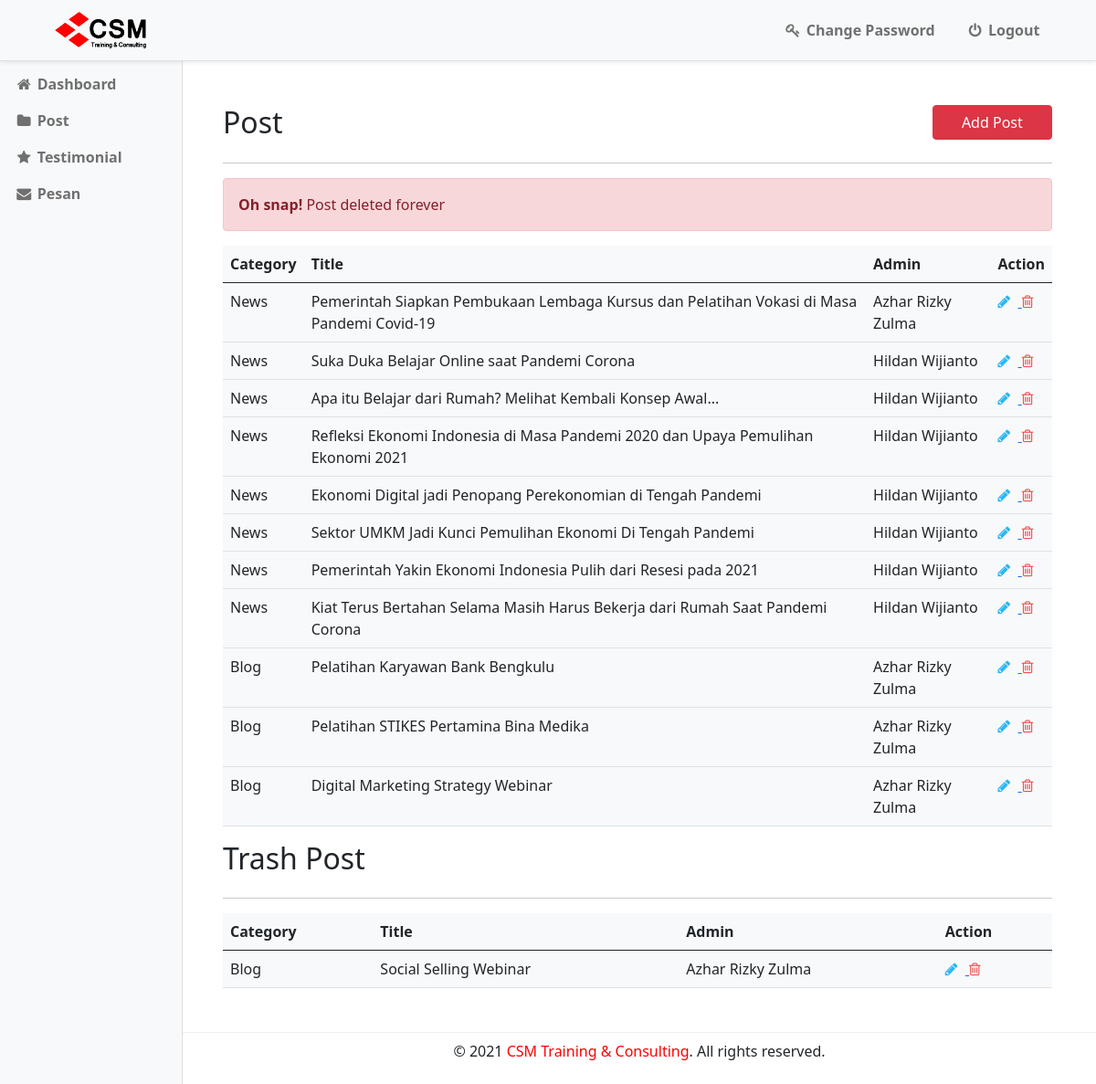
Screenshot of /admin/post?presid=23&&action=perdel (signed in) with the database file from the repository.
### tables this page shows
CREATE TABLE `post` (
  `id` int(11) NOT NULL,
  `admin` varchar(255) NOT NULL,
  `category` varchar(255) NOT NULL,
  `title` longtext NOT NULL,
  `description` longtext NOT NULL,
  `PostingDate` timestamp NOT NULL DEFAULT current_timestamp(),
  `UpdateDate` timestamp NULL DEFAULT NULL ON UPDATE current_timestamp(),
  `Is_Active` int(1) DEFAULT NULL,
  `url` mediumtext NOT NULL,
  `image` varchar(255) DEFAULT NULL
);

### admin/post.php (the view, shortened to what this page needs)
<?php
include("../assets/includes/auth1.php");
if($_GET['presid']){
    $delmsg = "Post deleted forever";
}
?>
<!DOCTYPE html>
<html lang="en">
    <head>
        <link rel="stylesheet" href="../assets/css/style.css">
        <link href="https://cdnjs.cloudflare.com/ajax/libs/font-awesome/4.7.0/css/font-awesome.min.css" rel="stylesheet">
        <link href="https://cdn.jsdelivr.net/npm/bootstrap@5.0.0-beta1/dist/css/bootstrap.min.css" rel="stylesheet">
    </head>
    <body>
        <?php include("../assets/includes/header-admin.php"); ?>
        <?php include("../assets/includes/sidebar-admin.php"); ?>
        <section class="container-fluid">
            <div class="col-md-9 ms-sm-auto col-lg-10 px-md-4 kanan">
                <div class="container-fluid mb-5 pt-5">
                    <div class="row">
                        <div class="col">
                            <h2>Post</h2>
                        </div>
                        <div class="col-md-2 col-4">
                            <a class="btn btn-danger" style="width: 100%;" href="add-post">Add Post</a>
                        </div>
                    </div>
                    <hr>
                    <?php if($delmsg){ ?>
                    <div class="alert alert-danger" role="alert"><strong>Oh snap!</strong> <?php echo htmlentities($delmsg);?></div>
                    <?php } ?>
                    <div class="row">
                        <div class="col-sm-12">
                            <div class="card-box">
                                <div class="table-responsive">
                                    <table class="table table-colored table-centered table-inverse m-0 bg-light">
                                        <thead>
                                            <tr>
                                                <th>Category</th>
                                                <th>Title</th>
                                                <th>Admin</th>
                                                <th>Action</th>
                                            </tr>
                                        </thead>
                                        <tbody>
                                            <?php
                                                $query=mysqli_query($kon,"SELECT id as id, admin as admin, category as category, title as title FROM post WHERE post.Is_Active=1");
                                                $rowcount=mysqli_num_rows($query);
                                                if($rowcount==0){
                                            ?>
                                            <tr>
                                                <td colspan = "4" align="center"><h3 style="color:red">No record found</h3></td>
                                            </tr>
                                            <?php
                                                } else {
                                                    while($row = mysqli_fetch_array($query))
                                                {
                                            ?>
                                            <tr>
                                                <td><?php echo htmlentities($row['category']);?></td>
                                                <td><?php echo htmlentities($row['title']);?></td>
                                                <td><?php echo htmlentities($row['admin']);?></td>
                                                <td><a href="edit-post?id=<?php echo htmlentities($row['id']);?>"><i class="fa fa-pencil" style="color: #29b6f6;"></i></a>
                                                    &nbsp;<a href="post?id=<?php echo htmlentities($row['id']);?>&&action=del" onclick="return confirm('Do you reaaly want to delete?')"> <i class="fa fa-trash-o" style="color: #f05050"></i></a> </td>
                                            </tr>
                                            <?php } }?>
                                        </tbody>
                                    </table>
                                </div>
                            </div>
                        </div>
                    </div>
                    <div class="row mt-3">
                        <div class="col">
                            <h2>Trash Post</h2>
                        </div>
                    </div>
                    <hr>
                    <div class="row">
                        <div class="col-sm-12">
                            <div class="card-box">
                                <div class="table-responsive">
                                    <table class="table table-colored table-centered table-inverse m-0 bg-light">
                                        <thead>
                                            <tr>
                                                <th>Category</th>
                                                <th>Title</th>
                                                <th>Admin</th>
                                                <th>Action</th>
                                            </tr>
                                        </thead>
                                        <tbody>
                                            <?php
                                                $query=mysqli_query($kon,"SELECT id as id, admin as admin, category as category, title as title FROM post WHERE post.Is_Active=0");
                                                $rowcount=mysqli_num_rows($query);
                                                if($rowcount==0){
                                            ?>
                                            <tr>
                                                <td colspan = "4" align="center"><h3 style="color:red">No record found</h3></td>
                                            </tr>
                                            <?php
                                                } else {
                                                    while($row = mysqli_fetch_array($query))
                                                {
                                            ?>
                                            <tr>
                                                <td><?php echo htmlentities($row['category']);?></td>
                                                <td><?php echo htmlentities($row['title']);?></td>
                                                <td><?php echo htmlentities($row['admin']);?></td>
                                                <td><a href="post?rid=<?php echo htmlentities($row['id']);?>&&action=restore" onclick="return confirm('Do you really want to restore?')"> <i class="fa fa-pencil" style="color: #29b6f6;" title="Restore this Post"></i></a>
                                                    &nbsp;<a href="post?presid=<?php echo htmlentities($row['id']);?>&&action=perdel" onclick="return confirm('Do you reaaly want to delete?')"> <i class="fa fa-trash-o" style="color: #f05050" title="Permanently delete this post"></i></a> </td>
                                            </tr>
                                            <?php } }?>
                                        </tbody>
                                    </table>
                                </div>
                            </div>
                        </div>
                    </div>
                </div>
            </div>
        </section>
        <?php include("../assets/includes/footer-admin.php"); ?>
    </body>
</html>

### assets/css/style.css (style rules this page uses)
html, body { scroll-behavior: smooth; }

### rows the page displays
post: category "News", title "Pemerintah Siapkan Pembukaan Lembaga Kursus dan Pelatihan Vokasi di Masa Pandemi Covid-19", admin "Azhar Rizky Zulma"
post: category "News", title "Suka Duka Belajar Online saat Pandemi Corona", admin "Hildan Wijianto"
post: category "News", title "Apa itu Belajar dari Rumah? Melihat Kembali Konsep Awal...", admin "Hildan Wijianto"
post: category "News", title "Refleksi Ekonomi Indonesia di Masa Pandemi 2020 dan Upaya Pemulihan Ekonomi 2021", admin "Hildan Wijianto"
post: category "News", title "Ekonomi Digital jadi Penopang Perekonomian di Tengah Pandemi", admin "Hildan Wijianto"
post: category "News", title "Sektor UMKM Jadi Kunci Pemulihan Ekonomi Di Tengah Pandemi", admin "Hildan Wijianto"
post: category "News", title "Pemerintah Yakin Ekonomi Indonesia Pulih dari Resesi pada 2021", admin "Hildan Wijianto"
post: category "News", title "Kiat Terus Bertahan Selama Masih Harus Bekerja dari Rumah Saat Pandemi Corona", admin "Hildan Wijianto"
post: category "Blog", title "Pelatihan Karyawan Bank Bengkulu", admin "Azhar Rizky Zulma"
post: category "Blog", title "Pelatihan STIKES Pertamina Bina Medika", admin "Azhar Rizky Zulma"
post: category "Blog", title "Digital Marketing Strategy Webinar", admin "Azhar Rizky Zulma"
post: category "Blog", title "Social Selling Webinar", admin "Azhar Rizky Zulma"

### other values shown
$delmsg "Post deleted forever"
